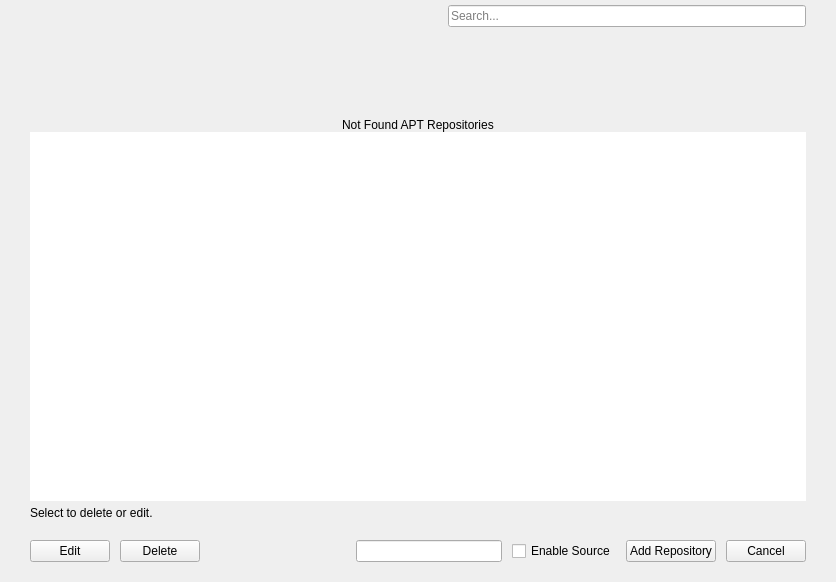
<?xml version="1.0" encoding="UTF-8"?>
<ui version="4.0">
 <class>APTSourceManagerPage</class>
 <widget class="QWidget" name="APTSourceManagerPage">
  <property name="geometry">
   <rect>
    <x>0</x>
    <y>0</y>
    <width>836</width>
    <height>582</height>
   </rect>
  </property>
  <property name="windowTitle">
   <string>APT Repository Manager</string>
  </property>
  <layout class="QVBoxLayout" name="verticalLayout_2">
   <property name="spacing">
    <number>0</number>
   </property>
   <property name="leftMargin">
    <number>0</number>
   </property>
   <property name="topMargin">
    <number>0</number>
   </property>
   <property name="rightMargin">
    <number>0</number>
   </property>
   <property name="bottomMargin">
    <number>0</number>
   </property>
   <item>
    <widget class="QWidget" name="verticalWidget" native="true">
     <property name="sizePolicy">
      <sizepolicy hsizetype="Preferred" vsizetype="Expanding">
       <horstretch>0</horstretch>
       <verstretch>0</verstretch>
      </sizepolicy>
     </property>
     <property name="cursor">
      <cursorShape>ArrowCursor</cursorShape>
     </property>
     <property name="styleSheet">
      <string notr="true"/>
     </property>
     <layout class="QGridLayout" name="gridLayout_2">
      <property name="leftMargin">
       <number>30</number>
      </property>
      <property name="topMargin">
       <number>5</number>
      </property>
      <property name="rightMargin">
       <number>30</number>
      </property>
      <property name="bottomMargin">
       <number>20</number>
      </property>
      <property name="horizontalSpacing">
       <number>10</number>
      </property>
      <property name="verticalSpacing">
       <number>5</number>
      </property>
      <item row="1" column="0" colspan="7">
       <widget class="QWidget" name="verticalWidget_2" native="true">
        <layout class="QVBoxLayout" name="verticalLayout">
         <property name="spacing">
          <number>0</number>
         </property>
         <property name="leftMargin">
          <number>0</number>
         </property>
         <property name="topMargin">
          <number>0</number>
         </property>
         <property name="rightMargin">
          <number>0</number>
         </property>
         <property name="bottomMargin">
          <number>0</number>
         </property>
         <item>
          <widget class="QWidget" name="notFoundWidget" native="true">
           <property name="sizePolicy">
            <sizepolicy hsizetype="Preferred" vsizetype="Expanding">
             <horstretch>0</horstretch>
             <verstretch>0</verstretch>
            </sizepolicy>
           </property>
           <property name="minimumSize">
            <size>
             <width>0</width>
             <height>100</height>
            </size>
           </property>
           <property name="maximumSize">
            <size>
             <width>16777215</width>
             <height>100</height>
            </size>
           </property>
           <property name="styleSheet">
            <string notr="true"/>
           </property>
           <layout class="QVBoxLayout" name="notFoundLayout">
            <property name="spacing">
             <number>0</number>
            </property>
            <property name="leftMargin">
             <number>0</number>
            </property>
            <property name="topMargin">
             <number>0</number>
            </property>
            <property name="rightMargin">
             <number>0</number>
            </property>
            <property name="bottomMargin">
             <number>0</number>
            </property>
            <item alignment="Qt::AlignHCenter|Qt::AlignBottom">
             <widget class="QLabel" name="lblNotFound">
              <property name="text">
               <string>Not Found APT Repositories</string>
              </property>
             </widget>
            </item>
           </layout>
          </widget>
         </item>
         <item>
          <widget class="QListWidget" name="listWidgetAptSources">
           <property name="focusPolicy">
            <enum>Qt::NoFocus</enum>
           </property>
           <property name="frameShape">
            <enum>QFrame::NoFrame</enum>
           </property>
           <property name="horizontalScrollBarPolicy">
            <enum>Qt::ScrollBarAlwaysOff</enum>
           </property>
           <property name="editTriggers">
            <set>QAbstractItemView::NoEditTriggers</set>
           </property>
           <property name="selectionMode">
            <enum>QAbstractItemView::SingleSelection</enum>
           </property>
           <property name="selectionBehavior">
            <enum>QAbstractItemView::SelectRows</enum>
           </property>
           <property name="resizeMode">
            <enum>QListView::Adjust</enum>
           </property>
           <property name="layoutMode">
            <enum>QListView::Batched</enum>
           </property>
           <property name="spacing">
            <number>4</number>
           </property>
           <property name="uniformItemSizes">
            <bool>true</bool>
           </property>
          </widget>
         </item>
        </layout>
       </widget>
      </item>
      <item row="4" column="0" colspan="7">
       <spacer name="verticalSpacer_2">
        <property name="orientation">
         <enum>Qt::Vertical</enum>
        </property>
        <property name="sizeType">
         <enum>QSizePolicy::Fixed</enum>
        </property>
        <property name="sizeHint" stdset="0">
         <size>
          <width>20</width>
          <height>15</height>
         </size>
        </property>
       </spacer>
      </item>
      <item row="0" column="6">
       <widget class="QLineEdit" name="txtSearchAptSource">
        <property name="placeholderText">
         <string>Search...</string>
        </property>
       </widget>
      </item>
      <item row="5" column="0" colspan="7">
       <layout class="QHBoxLayout" name="horizontalLayout_2">
        <property name="spacing">
         <number>10</number>
        </property>
        <property name="bottomMargin">
         <number>0</number>
        </property>
        <item>
         <widget class="QPushButton" name="btnEditAptSource">
          <property name="sizePolicy">
           <sizepolicy hsizetype="Fixed" vsizetype="Fixed">
            <horstretch>0</horstretch>
            <verstretch>0</verstretch>
           </sizepolicy>
          </property>
          <property name="cursor">
           <cursorShape>PointingHandCursor</cursorShape>
          </property>
          <property name="focusPolicy">
           <enum>Qt::NoFocus</enum>
          </property>
          <property name="accessibleName">
           <string notr="true">primary</string>
          </property>
          <property name="styleSheet">
           <string notr="true"/>
          </property>
          <property name="text">
           <string>Edit</string>
          </property>
          <property name="icon">
           <iconset resource="../../static.qrc">
            <normaloff>:/static/themes/default/img/edit.png</normaloff>:/static/themes/default/img/edit.png</iconset>
          </property>
          <property name="iconSize">
           <size>
            <width>16</width>
            <height>16</height>
           </size>
          </property>
          <property name="checkable">
           <bool>false</bool>
          </property>
         </widget>
        </item>
        <item>
         <widget class="QPushButton" name="btnDeleteAptSource">
          <property name="sizePolicy">
           <sizepolicy hsizetype="Fixed" vsizetype="Fixed">
            <horstretch>0</horstretch>
            <verstretch>0</verstretch>
           </sizepolicy>
          </property>
          <property name="cursor">
           <cursorShape>PointingHandCursor</cursorShape>
          </property>
          <property name="focusPolicy">
           <enum>Qt::NoFocus</enum>
          </property>
          <property name="accessibleName">
           <string notr="true">danger</string>
          </property>
          <property name="styleSheet">
           <string notr="true"/>
          </property>
          <property name="text">
           <string>Delete</string>
          </property>
          <property name="icon">
           <iconset resource="../../static.qrc">
            <normaloff>:/static/themes/default/img/trash.png</normaloff>:/static/themes/default/img/trash.png</iconset>
          </property>
          <property name="iconSize">
           <size>
            <width>16</width>
            <height>16</height>
           </size>
          </property>
          <property name="checkable">
           <bool>false</bool>
          </property>
         </widget>
        </item>
        <item>
         <spacer name="bottomSectionHorizontalSpacer">
          <property name="orientation">
           <enum>Qt::Horizontal</enum>
          </property>
          <property name="sizeHint" stdset="0">
           <size>
            <width>0</width>
            <height>20</height>
           </size>
          </property>
         </spacer>
        </item>
        <item>
         <widget class="QLineEdit" name="txtAptSource"/>
        </item>
        <item>
         <widget class="QCheckBox" name="checkEnableSource">
          <property name="accessibleName">
           <string notr="true">circle</string>
          </property>
          <property name="text">
           <string>Enable Source</string>
          </property>
         </widget>
        </item>
        <item>
         <widget class="QPushButton" name="btnAddAPTSourceRepository">
          <property name="sizePolicy">
           <sizepolicy hsizetype="Fixed" vsizetype="Fixed">
            <horstretch>0</horstretch>
            <verstretch>0</verstretch>
           </sizepolicy>
          </property>
          <property name="cursor">
           <cursorShape>PointingHandCursor</cursorShape>
          </property>
          <property name="focusPolicy">
           <enum>Qt::NoFocus</enum>
          </property>
          <property name="accessibleName">
           <string notr="true">primary</string>
          </property>
          <property name="styleSheet">
           <string notr="true"/>
          </property>
          <property name="text">
           <string>Add Repository</string>
          </property>
          <property name="checkable">
           <bool>true</bool>
          </property>
         </widget>
        </item>
        <item>
         <widget class="QPushButton" name="btnCancel">
          <property name="sizePolicy">
           <sizepolicy hsizetype="Fixed" vsizetype="Fixed">
            <horstretch>0</horstretch>
            <verstretch>0</verstretch>
           </sizepolicy>
          </property>
          <property name="cursor">
           <cursorShape>PointingHandCursor</cursorShape>
          </property>
          <property name="focusPolicy">
           <enum>Qt::NoFocus</enum>
          </property>
          <property name="accessibleName">
           <string notr="true">danger</string>
          </property>
          <property name="styleSheet">
           <string notr="true"/>
          </property>
          <property name="text">
           <string>Cancel</string>
          </property>
          <property name="iconSize">
           <size>
            <width>16</width>
            <height>16</height>
           </size>
          </property>
          <property name="checkable">
           <bool>false</bool>
          </property>
         </widget>
        </item>
       </layout>
      </item>
      <item row="0" column="5">
       <spacer name="horizontalSpacer">
        <property name="orientation">
         <enum>Qt::Horizontal</enum>
        </property>
        <property name="sizeHint" stdset="0">
         <size>
          <width>40</width>
          <height>20</height>
         </size>
        </property>
       </spacer>
      </item>
      <item row="0" column="0" colspan="5">
       <widget class="QLabel" name="lblAptSourceTitle">
        <property name="font">
         <font>
          <pointsize>11</pointsize>
          <italic>false</italic>
         </font>
        </property>
        <property name="styleSheet">
         <string notr="true"/>
        </property>
        <property name="text">
         <string notr="true"/>
        </property>
       </widget>
      </item>
      <item row="2" column="0" colspan="7">
       <widget class="QLabel" name="lblAptSourceSelectInfo">
        <property name="text">
         <string>Select to delete or edit.</string>
        </property>
       </widget>
      </item>
     </layout>
    </widget>
   </item>
  </layout>
 </widget>
 <resources>
  <include location="../../static.qrc"/>
 </resources>
 <connections/>
</ui>
